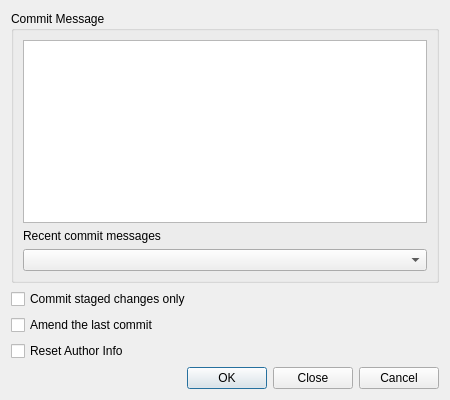
<?xml version="1.0" encoding="UTF-8"?>
<ui version="4.0">
 <class>GitCommitDialog</class>
 <widget class="QWidget" name="GitCommitDialog">
  <property name="geometry">
   <rect>
    <x>0</x>
    <y>0</y>
    <width>450</width>
    <height>400</height>
   </rect>
  </property>
  <property name="windowTitle">
   <string>Git</string>
  </property>
  <layout class="QVBoxLayout" name="verticalLayout_2">
   <item>
    <widget class="QGroupBox" name="logGroup">
     <property name="title">
      <string>Commit Message</string>
     </property>
     <layout class="QVBoxLayout" name="verticalLayout">
      <item>
       <widget class="EricSpellCheckedTextEdit" name="logEdit">
        <property name="toolTip">
         <string>Enter the log message.</string>
        </property>
        <property name="whatsThis">
         <string>&lt;b&gt;Log Message&lt;/b&gt;
&lt;p&gt;Enter the log message for the commit action.&lt;/p&gt;</string>
        </property>
        <property name="tabChangesFocus">
         <bool>true</bool>
        </property>
        <property name="acceptRichText">
         <bool>false</bool>
        </property>
       </widget>
      </item>
      <item>
       <widget class="QLabel" name="label">
        <property name="text">
         <string>Recent commit messages</string>
        </property>
       </widget>
      </item>
      <item>
       <widget class="QComboBox" name="recentComboBox">
        <property name="toolTip">
         <string>Select a recent commit message to use</string>
        </property>
       </widget>
      </item>
     </layout>
    </widget>
   </item>
   <item>
    <widget class="QCheckBox" name="stagedCheckBox">
     <property name="toolTip">
      <string>Select to commit only staged changes</string>
     </property>
     <property name="text">
      <string>Commit staged changes only</string>
     </property>
    </widget>
   </item>
   <item>
    <widget class="QCheckBox" name="amendCheckBox">
     <property name="toolTip">
      <string>Select to amend the last commit (leave message empty to keep it)</string>
     </property>
     <property name="text">
      <string>Amend the last commit</string>
     </property>
    </widget>
   </item>
   <item>
    <widget class="QCheckBox" name="resetAuthorCheckBox">
     <property name="toolTip">
      <string>Select to reset the author information</string>
     </property>
     <property name="text">
      <string>Reset Author Info</string>
     </property>
    </widget>
   </item>
   <item>
    <widget class="QDialogButtonBox" name="buttonBox">
     <property name="orientation">
      <enum>Qt::Horizontal</enum>
     </property>
     <property name="standardButtons">
      <set>QDialogButtonBox::Cancel|QDialogButtonBox::Close|QDialogButtonBox::Ok</set>
     </property>
    </widget>
   </item>
  </layout>
 </widget>
 <pixmapfunction>qPixmapFromMimeSource</pixmapfunction>
 <customwidgets>
  <customwidget>
   <class>EricSpellCheckedTextEdit</class>
   <extends>QTextEdit</extends>
   <header>EricWidgets/EricSpellCheckedTextEdit.h</header>
  </customwidget>
 </customwidgets>
 <tabstops>
  <tabstop>logEdit</tabstop>
  <tabstop>recentComboBox</tabstop>
  <tabstop>stagedCheckBox</tabstop>
  <tabstop>amendCheckBox</tabstop>
  <tabstop>resetAuthorCheckBox</tabstop>
 </tabstops>
 <resources/>
 <connections/>
</ui>
